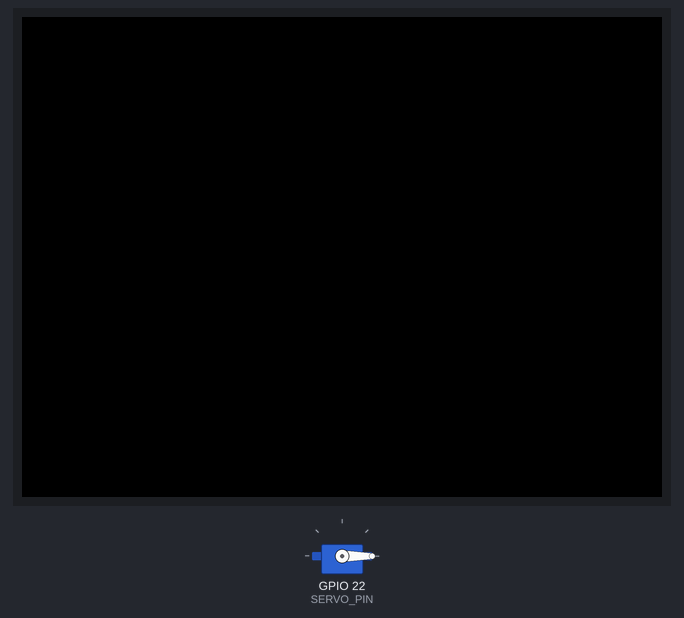
Recording of a sketch running on a simulated ESP32. Parts: 320×240 colour display, servo. Servo pulses on a pin are drawn as a servo (544–2400 µs = 0–180°); what the sketch prints to the serial monitor is not drawn.

Above: at 2.2 s.
At 4.35 s:
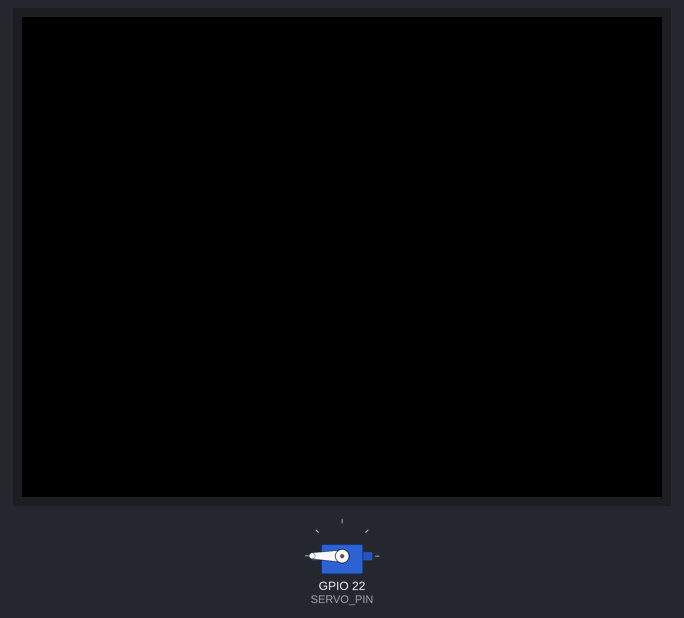
At 6.55 s:
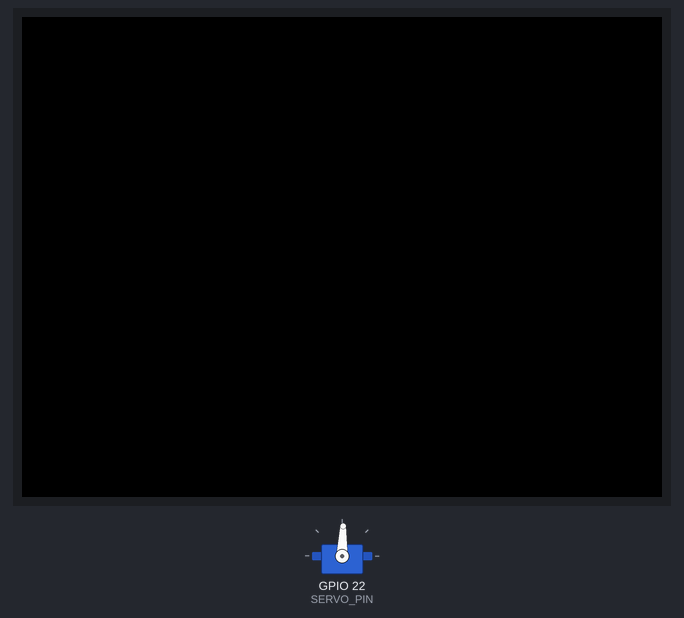
Timing chart, 0 to 7.9 s (numbered marks = the images above):
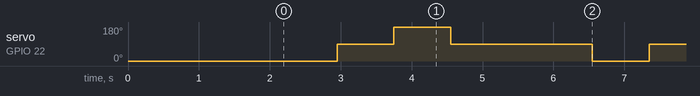

The sketch:

servoTest06.ino
```cpp
#include <Arduino.h>
#include <M5Unified.h>

static constexpr int SERVO_PIN = 22;
static constexpr int SERVO_CH = 6;  // ch0 を避ける

void setup() {
  Serial.begin(115200);
  delay(2000);

  auto cfg = M5.config();
  cfg.internal_imu = false;
  cfg.internal_rtc = false;
  cfg.internal_mic = false;
  cfg.internal_spk = false;
  M5.begin(cfg);

  bool ok = ledcAttachChannel(SERVO_PIN, 50, 16, SERVO_CH);
  Serial.printf("ledcAttachChannel ok=%d\n", ok);
}

void loop() {
  ledcWriteChannel(SERVO_CH, 1638);
  delay(800);
  ledcWriteChannel(SERVO_CH, 4751);
  delay(800);
  ledcWriteChannel(SERVO_CH, 7864);
  delay(800);
  ledcWriteChannel(SERVO_CH, 4751);
  delay(2000);
}
```

Measured:
- by itself, servo on GPIO 22 (SERVO_PIN): repeats every 4.4 s: 180° 0.80 s, 88° 2.0 s, 0° 0.80 s, 88° 0.80 s
